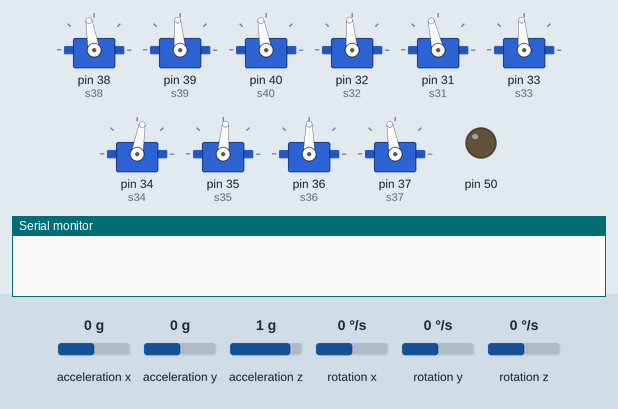
Simulated run of this sketch. Board: Arduino Mega 2560, built with avr-gcc and run on an emulated ATmega2560. On the bench: 10 × servo, output pins drawn as LEDs (lit = HIGH), the last lines printed to the serial monitor. The inputs (shaded band) are chosen by the test bench; at power-on: rotation x 0 °/s, acceleration x 0 g, acceleration y 0 g, acceleration z 1 g, rotation y 0 °/s, rotation z 0 °/s.

Above: at 0.1 s.
3.3 s: rotation x set to -57 °/s
At 5.04 s:
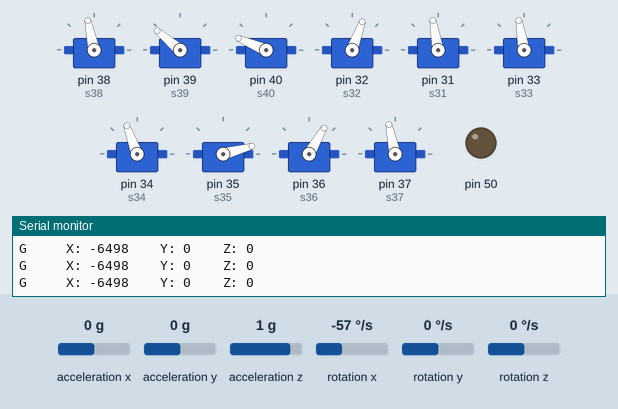
6.3 s: rotation x set to -69 °/s
At 7.0 s:
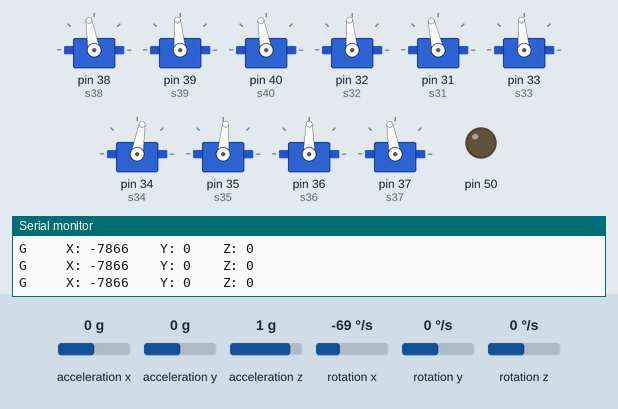
Timing chart, 0 to 9.3 s (numbered marks = the images above; inputs shaded):
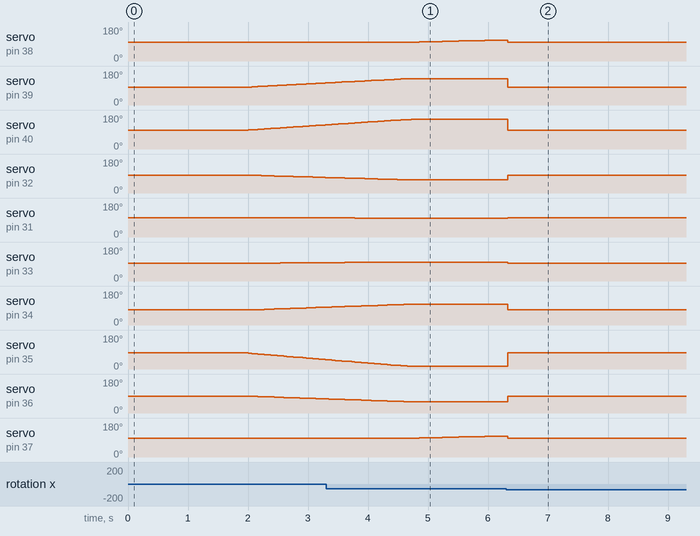

The sketch:

LoopSteps_NotDown.ino
```cpp
#include <Servo.h>
#include <Wire.h>
#include <L3G.h>

L3G gyro;

int rate = 7000;
int showRate = 5000;

Servo s38;
Servo s39;
Servo s40;
Servo s32;
Servo s31;
Servo s33;
Servo s34;
Servo s35;
Servo s36;
Servo s37;

int delayTime = 50;
int executable = 1;
int fixCount = 50;
boolean activeLog = false, notInited = true;
boolean stopAll = false;


void setup() {

  Serial.begin(9600);

  s38.attach(38);
  s39.attach(39);
  s40.attach(40);
  s32.attach(32);
  s31.attach(31);
  s33.attach(33);
  s34.attach(34);
  s35.attach(35);
  s36.attach(36);
  s37.attach(37);

  //Gyroscopio
  Wire.begin();
  init_servo();
  if (!gyro.init())
  {
    Serial.println("Failed to autodetect gyro type!");
    while (1);
  }
  pinMode(50, OUTPUT);
  gyro.enableDefault();

  delay(2000);
}


void loop() {

  if(Serial.available()){
    executable = Serial.read();
  }

  while(executable > 0 && !stopAll) {


    if(notInited) {

        execute(   100, 95, 100, 95, 103, 95, 80, 85, 90, 100,
                   100, 140, 157, 70, 100, 100, 110, 15, 60, 100 );

        execute(   100, 140, 157, 70, 100, 100, 110, 15, 60, 100,
                   120, 140, 157, 70, 100, 100, 110, 15, 60, 120 );

        notInited = false;

    }

    execute(   120, 140, 157, 70, 100, 100, 110, 15, 60, 120,
               110, 150, 157, 70, 110, 100, 110, 80, 90, 125 );

    execute(   110, 150, 157, 70, 110, 100, 110, 80, 90, 125,
               110, 100, 157, 30, 110, 100, 60, 80, 90, 130 );

    execute(   110, 100, 157, 30, 110, 100, 60, 80, 90, 130,
               80, 100, 157, 50, 110, 100, 60, 80, 70, 90 );

    execute(   80, 100, 157, 50, 110, 100, 60, 80, 70, 90,
               80, 100, 120, 70, 110, 100, 160, 10, 70 , 90 );

    execute(   80, 100, 120, 70, 110, 100, 160, 10, 70 , 90,
               100, 100, 90, 80, 100, 90, 110, 90, 100, 100  );

    execute(   100, 100, 90, 80, 100, 90, 110, 90, 100, 100,
               120, 140, 157, 70, 100, 100, 110, 15, 60, 120);

    //executable = 0;
  }


  //init_servo();

  if(executable == 0) {

    delay(5000);
    init_servo();

  }

}


void init_servo() {

  s38.write(100);
  s39.write(95);
  s40.write(100);
  s32.write(95);
  s31.write(103);
  s33.write(95);
  s34.write(80);
  s35.write(85);
  s36.write(90);
  s37.write(100);

}

void execute(
  float p38, float p39, float p40, float p32, float p31, float p33, float p34, float p35, float p36, float p37,
  float g38, float g39, float g40, float g32, float g31, float g33, float g34, float g35, float g36, float g37
) {

  validBalance();

  float r38 = (p38 - g38) / fixCount,
      r39 = (p39 - g39) / fixCount,
      r40 = (p40 - g40) / fixCount,
      r32 = (p32 - g32) / fixCount,
      r31 = (p31 - g31) / fixCount,
      r33 = (p33 - g33) / fixCount,
      r34 = (p34 - g34) / fixCount,
      r35 = (p35 - g35) / fixCount,
      r36 = (p36 - g36) / fixCount,
      r37 = (p37 - g37) / fixCount;

  for(int i = 0; i < fixCount; i++) {

    if(!stopAll) {

        p38 -= r38;
        p39 -= r39;
        p40 -= r40;
        p32 -= r32;
        p31 -= r31;
        p33 -= r33;
        p34 -= r34;
        p35 -= r35;
        p36 -= r36;
        p37 -= r37;

        validBalance();

        s38.write(p38);
        s39.write(p39);
        s40.write(p40);
        s32.write(p32);
        s31.write(p31);
        s33.write(p33);
        s34.write(p34);
        s35.write(p35);
        s36.write(p36);
        s37.write(p37);

        validBalance();

        if(activeLog) {
          Serial.print("P38: ");
          Serial.print(p38);
          Serial.print(" P39: ");
          Serial.print(p39);
          Serial.print("  P40: ");
          Serial.print(p40);
          Serial.print("  P32: ");
          Serial.print(p32);
          Serial.print("  P31: ");
          Serial.print(p31);
          Serial.print("  P33: ");
          Serial.print(p33);
          Serial.print("  P34: ");
          Serial.print(p34);
          Serial.print("  P35: ");
          Serial.print(p35);
          Serial.print("  P36: ");
          Serial.print(p36);
          Serial.print("  P37: ");
          Serial.println(p37);
        }
        delay(delayTime);

    }

  }
  validBalance();
  Serial.println("\n");
}


void validBalance() {

  gyro.read();

  int x = (int)gyro.g.x;
  int z = (int)gyro.g.z;
  int y = (int)gyro.g.y;


  Serial.print("G ");
  if(
    x > rate || x < -rate ||
    z > rate || z < -rate ||
    y > rate || y < -rate
  ) {
    init_servo();
    executable = false;
    stopAll = true;
  }

  if(
    x > showRate || x < -showRate ||
    z > showRate || z < -showRate ||
    y > showRate || y < -showRate
  ) {

      Serial.print("\t\tX: ");
      Serial.print(x);
      Serial.print("\t\tY: ");
      Serial.print(y);
      Serial.print("\t\tZ: ");
      Serial.println(z);
  }

}
```

Measured:
- the behaviour switches between -61 and -62 °/s on rotation x (found by bisection; images 1 and 2)
- after the input at 6.3 s, servo on pin 40 (s40): 157° → 100° at once; servo on pin 33 (s33): 100° → 95° at once
